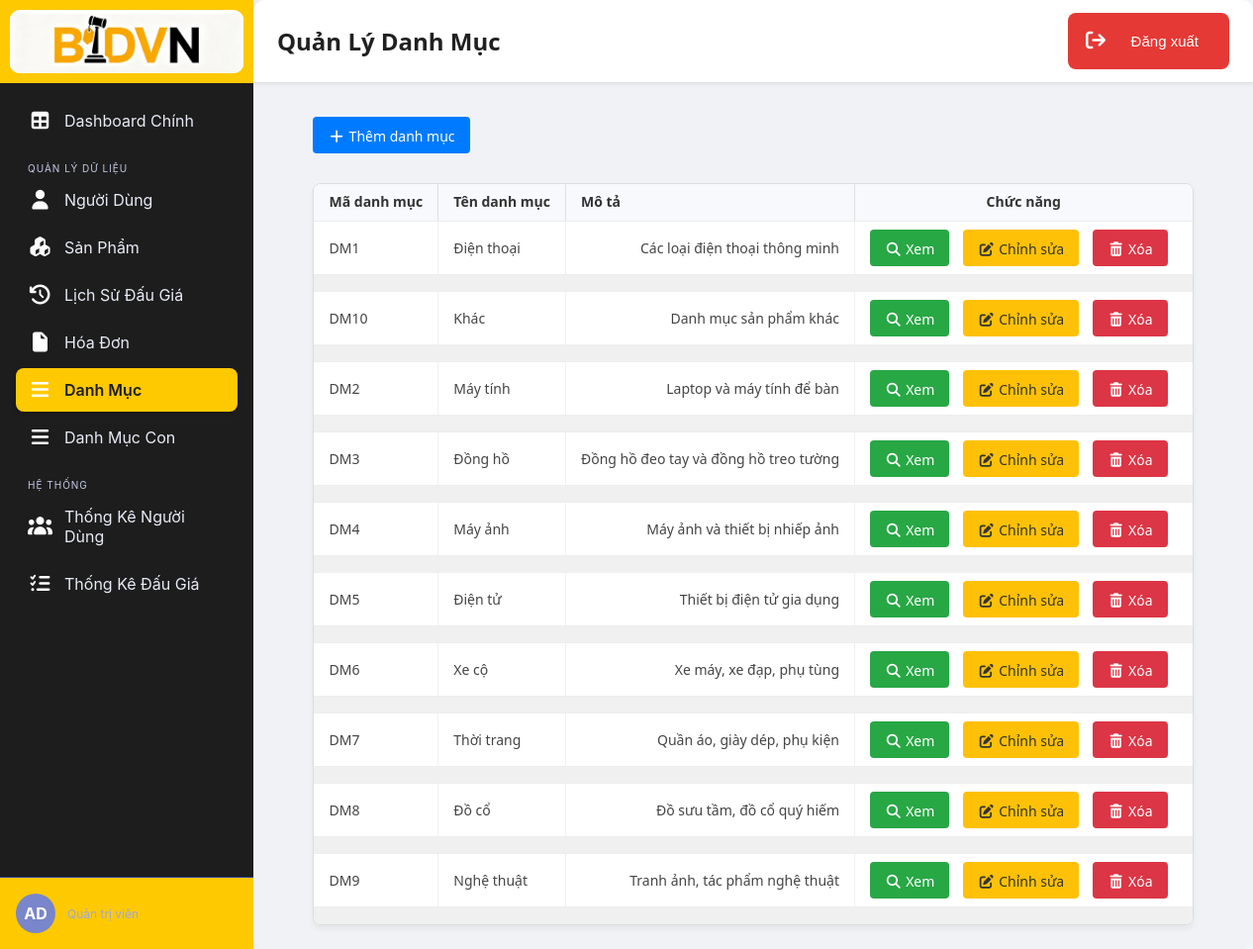
Screenshot of /admin_index.php?view=qlDM with the database file from the repository.
### tables this page shows
CREATE TABLE `danh_muc` (
  `MaDM` varchar(10) NOT NULL,
  `tendm` varchar(30) NOT NULL,
  `mota` varchar(50) NOT NULL
);

### assets/php/database/db_connection.php (called while the page is built, shortened)
<?PHP date_default_timezone_set('Asia/Ho_Chi_Minh');
  class db_connection
  {
    function __construct()
    {
      $this -> con = mysqli_connect("localhost", "root", "");
    }
  }
?>

### assets/php/sections/admin/ql_danhmuc.php (the view, shortened to what this page needs)
<!doctype html>
<html>
<head>
</head>
<body>
	<div class="crud-buttons-container">
		<?php
			$query = "SELECT MaDM, CAST(REPLACE(MaDM, 'DM', '') AS SIGNED) AS ma_so FROM danh_muc ORDER BY ma_so DESC LIMIT 1";
			$result = mysqli_query($kn->con, $query);
			if ($result && mysqli_num_rows($result) > 0) {
				$row = mysqli_fetch_assoc($result);
				$lastMa = $row['MaDM'];
				$lastNumber = (int) str_replace('DM', '', $lastMa);
				$newNumber = $lastNumber + 1;
			} else {
				$newNumber = 1;
			}
			$newMa = 'DM' . $newNumber;
		?>
		<a href="admin_index.php?madm=<?PHP echo $newMa; ?>&&act=dm_insert" class="crud-btns btn-primary" id="user_createBtn">
			<i class="fas fa-plus"></i> Thêm danh mục
		</a>
	</div>
	<div class="table-container">
		<table class="data-table">
			<thead>
				<tr>
					<th class="">Mã danh mục</th>
					<th class="">Tên danh mục</th>
					<th class="">Mô tả</th>
					<th class="" style="text-align: center" >Chức năng</th>
				</tr>
			</thead>
			<tbody>
				<?PHP
					$query = "SELECT * FROM danh_muc";
					$result = mysqli_query($kn -> con, $query)
					  or die("Lỗi DTB");
					while ($row = mysqli_fetch_array($result))
					{
				?>
						<tr id="tb-row" class="user-row" data-madm="<?PHP echo $row['MaDM']; ?>" >
							<td class=""><?PHP echo $row['MaDM'] ?></td>
							<td class=""><?PHP echo $row['tendm'] ?></td>
							<td class=""><?PHP echo $row['mota'] ?></td>
							<td>
								<a href="admin_index.php?madm=<?PHP echo $row['MaDM']; ?>&&act=dm_read" class="crud-btns btn-success" id="dm_readBtn">
									<i class="fas fa-search"></i> Xem
								</a>
								<a href="admin_index.php?madm=<?PHP echo $row['MaDM']; ?>&&act=dm_update" class="crud-btns btn-warning" id="dm_updateBtn">
									<i class="fas fa-edit"></i> Chỉnh sửa
								</a>
								<a href="admin_index.php?madm=<?PHP echo $row['MaDM']; ?>&&act=dm_delete" class="crud-btns btn-danger" id="dm_deleteBtn">
									<i class="fas fa-trash-alt"></i> Xóa
								</a>
							</td>
						</tr>
						<tr>
							<td colspan="11" class="separator-row"></td>
						</tr>
				<?PHP
					}
				?>
			</tbody>
		</table>
	</div>
</body>
</html>

### assets/css/admin_style.css (style rules this page uses)
* { box-sizing: border-box; margin: 0; padding: 0; }
body { font-family: 'Inter', sans-serif; height: 100vh; display: flex; background-color: #f4f7f9; }
a { text-decoration: none; }
.crud-buttons-container { margin-bottom: 20px; padding: 10px 0; }
.crud-btns { display: inline-block; padding: 10px 15px 8px; margin-right: 10px; border: none; border-radius: 4px; cursor: pointer; font-size: 14px; transition: all 0.3s ease; }
.btn-primary { background-color: #007bff; color: white; }
.btn-success { background-color: #28a745; color: white; }
.btn-warning { background-color: #ffc107; color: #333; }
.btn-danger { background-color: #dc3545; color: white; }
.table-container { width: 100%; margin: 0 auto; background-color: #ffffff; border: 1px solid #ddd; border-radius: 8px; overflow-x: auto; box-shadow: 0 4px 6px rgba(0, 0, 0, 0.05); }
.data-table { width: 100%; border-collapse: collapse; }
.data-table thead tr { background-color: #f0f0f0; border-bottom: 1px solid #c5c5c5; }
.data-table th { text-align: left; padding: 10px 15px; font-size: 14px; font-weight: 600; color: #333; white-space: nowrap; border-right: 1px solid #e0e0e0; line-height: 1.2; }
.data-table th:last-child { border-right: none; }
.data-table tbody tr { border-bottom: 1px solid #e0e0e0; transition: background-color 0.15s; }
.data-table tbody tr:last-child { border-bottom: none; }
.data-table td { padding: 8px 15px; font-size: 14px; color: #444; border-right: 1px solid #f0f0f0; }
.data-table td:last-child { border-right: none; }
.separator-row { height: 15px; background-color: #f0f0f0; }

### assets/css/thongkeND.css (style rules this page uses)
table { width: 100%; border-collapse: collapse; }
th, td { padding: 15px 18px; text-align: left; border-bottom: 1px solid #eee; font-size: 14px; }
thead th { background-color: #f7f9fc; color: #333; font-weight: 700; text-align: center; }
td:nth-child(3), td:nth-child(4), td:nth-child(5), td:nth-child(6) { text-align: right; font-weight: 500; }

### rows the page displays
danh_muc: MaDM "DM1", tendm "Điện thoại", mota "Các loại điện thoại thông minh"
danh_muc: MaDM "DM10", tendm "Khác", mota "Danh mục sản phẩm khác"
danh_muc: MaDM "DM2", tendm "Máy tính", mota "Laptop và máy tính để bàn"
danh_muc: MaDM "DM3", tendm "Đồng hồ", mota "Đồng hồ đeo tay và đồng hồ treo tường"
danh_muc: MaDM "DM4", tendm "Máy ảnh", mota "Máy ảnh và thiết bị nhiếp ảnh"
danh_muc: MaDM "DM5", tendm "Điện tử", mota "Thiết bị điện tử gia dụng"
danh_muc: MaDM "DM6", tendm "Xe cộ", mota "Xe máy, xe đạp, phụ tùng"
danh_muc: MaDM "DM7", tendm "Thời trang", mota "Quần áo, giày dép, phụ kiện"
danh_muc: MaDM "DM8", tendm "Đồ cổ", mota "Đồ sưu tầm, đồ cổ quý hiếm"
danh_muc: MaDM "DM9", tendm "Nghệ thuật", mota "Tranh ảnh, tác phẩm nghệ thuật"
